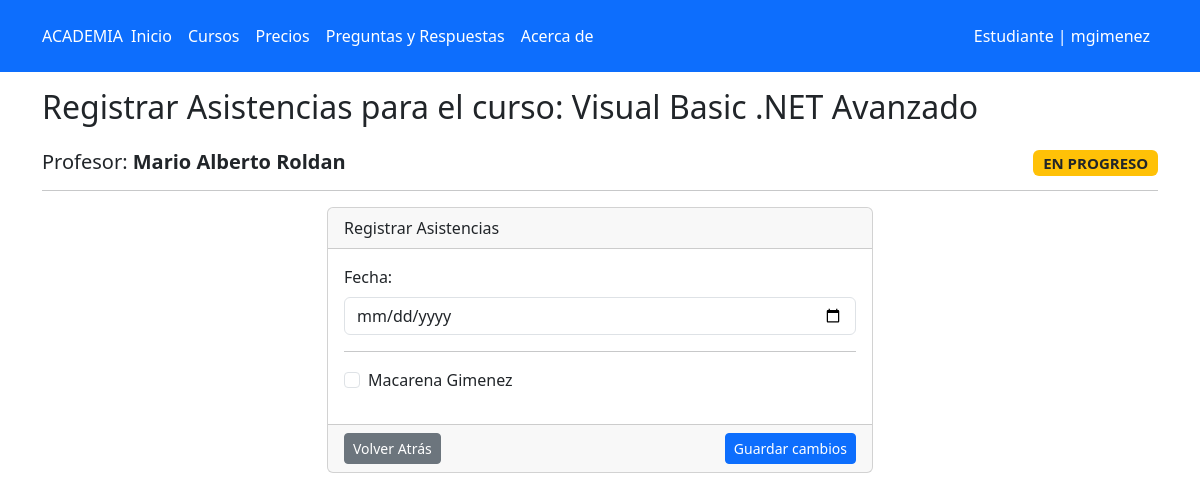
Screenshot of /course/11/add_attendance/ (signed in) with the database file from the repository.
### core/models.py (models this page shows, shortened)
class Course(models.Model):
    STATUS_CHOICES = (
        ('I', 'En etapa de inscripción'),
        ('P', 'En progreso'),
        ('F', 'Finalizado'),
    )
    name = models.CharField(max_length=90, verbose_name='Nombre')
    description = models.TextField(blank=True, null=True, verbose_name='Descripción')
    teacher = models.ForeignKey(User, on_delete=models.CASCADE, limit_choices_to={'groups__name': 'profesores'}, verbose_name='Profesor')
    class_quantity = models.PositiveIntegerField(default=0, verbose_name='Cantidad de clases')
    status = models.CharField(max_length=1, choices=STATUS_CHOICES, default='I', verbose_name='Estado')
    class Meta:
        verbose_name = 'Curso'
        verbose_name_plural = 'Cursos'

class Registration(models.Model):
    course = models.ForeignKey(Course, on_delete=models.CASCADE, verbose_name='Curso')
    student = models.ForeignKey(User, on_delete=models.CASCADE, related_name='students_registration', limit_choices_to={'groups__name': 'estudiantes'}, verbose_name='Estudiante')
    enabled = models.BooleanField(default=True, verbose_name='Alumno Regular')
    class Meta:
        verbose_name = 'Inscripción'
        verbose_name_plural = 'Inscripciones'

### core/views.py (the view, shortened to what this page needs)
# urls.py: path('course/<int:course_id>/add_attendance/', login_required(AddAttendanceView.as_view()), name='add_attendance'),
@add_group_name_to_context
class AddAttendanceView(TemplateView):
    template_name = 'add_attendance.html'
    def get_context_data(self, **kwargs):
        context = super().get_context_data(**kwargs)
        course_id = kwargs['course_id']
        course = Course.objects.get(id=course_id)
        registrations = Registration.objects.filter(course=course)
        context['course'] = course
        context['registrations'] = registrations
        return context

### core/views.py (called while the page is built)
def plural_to_singular(plural):
    plural_singular = {
        "estudiantes": "estudiante",
        "profesores": "profesor",
        "preceptores": "preceptor",
        "administrativos": "administrativo",
    }
    return plural_singular.get(plural, "error")

def get_group_and_color(user):
    group = user.groups.first()
    group_id = None
    group_name = None
    group_name_singular = None
    color = None
    if group:
        if group.name == 'estudiantes':
            color = 'bg-primary'
        elif group.name == 'profesores':
            color = 'bg-success'
        elif group.name == 'preceptores':
            color = 'bg-secondary'
        elif group.name == 'administrativos':
            color = 'bg-danger'
        group_id = group.id
        group_name = group.name
        group_name_singular = plural_to_singular(group.name)
    return group_id, group_name, group_name_singular, color

def add_group_name_to_context(view_class):
    original_dispatch = view_class.dispatch
    def dispatch(self, request, *args, **kwargs):
        user = self.request.user
        group_id, group_name, group_name_singular, color = get_group_and_color(user)
        context = {
            'group_name': group_name,
            'group_name_singular': group_name_singular,
            'color': color
        }
        self.extra_context = context
        return original_dispatch(self, request, *args, **kwargs)
    view_class.dispatch = dispatch
    return view_class

### templates/add_attendance.html (shortened to what this page needs)
{% extends 'base.html' %}
{% block content %}
<div class="container mt-3">
    <h2 class="mb-4">Registrar Asistencias para el curso: {{ course.name }}</h2>
    <h5>
        Profesor: <strong>{{ course.teacher.get_full_name }}</strong>
        {% if course.status == 'I' %}
            <span class="badge bg-success float-end">EN ETAPA DE INSCRIPCION</span>
        {% elif course.status == 'P' %}
            <span class="badge bg-warning text-dark float-end">EN PROGRESO</span>
        {% elif course.status == 'F' %}
            <span class="badge bg-danger float-end">FINALIZADO</span>
        {% endif %}
    </h5>
    <hr>
    <form action="{% url 'add_attendance' course.id %}" method="post">
        <div class="row">
            <div class="col-6 mx-auto">
                <div class="card">
                    <div class="card-header">
                        Registrar Asistencias
                    </div>
                    <div class="card-body">
                        <div class="mb-3">
                            <label class="form-label" for="date">Fecha:</label>
                            <input class="form-control" type="date" name="date" id="date" required>
                        </div>
                        <hr>
                        {% for registration in registrations %}
                            <div class="mb-3">
                                <div class="form-check">
                                    <input class="form-check-input" type="checkbox" name="attendance_{{ registration.student.id }}" id="{{ registration.student.id }}_present">
                                    <label for="{{ registration.student.id }}_present">{{ registration.student.get_full_name }}</label>
                                </div>
                            </div>
                        {% endfor %}
                    </div>
                    <div class="card-footer text-body-secondary">
                        <a class="btn btn-sm btn-secondary" href="{% url 'list_attendance' course.id %}">Volver Atrás</a>
                        <button class="btn btn-sm btn-primary float-end" type="submit">Guardar cambios</button>
                    </div>
                </div>
            </div>
        </div>
    </form>
</div>
{% endblock %}

### templates/header.html
{% if user.is_authenticated %}
    {% if group_name == 'estudiantes' %}
        <header class="p-3 text-bg-dark bg-primary">
    {% elif group_name == 'profesores' %}
        <header class="p-3 text-bg-dark bg-success">
    {% elif group_name == 'preceptores' %}
        <header class="p-3 text-bg-dark bg-secondary">
    {% elif group_name == 'administrativos' %}
        <header class="p-3 text-bg-dark bg-danger">
    {% endif %}
{% else %}
    <header class="p-3 text-bg-dark bg-primary">
{% endif %}
<div class="container">
    <div class="d-flex flex-wrap align-items-center justify-content-center justify-content-lg-start">
        <a href="{% url 'home' %}" class="d-flex align-items-center mb-2 mb-lg-0 text-white text-decoration-none">
            ACADEMIA
        </a>
        {% if user.is_authenticated %}
            {% if group_name == 'estudiantes' %}
                <ul class="nav col-12 col-lg-auto me-lg-auto mb-2 justify-content-center mb-md-0 bg-primary">
            {% elif group_name == 'profesores' %}
                <ul class="nav col-12 col-lg-auto me-lg-auto mb-2 justify-content-center mb-md-0 bg-success">
            {% elif group_name == 'preceptores' %}
                <ul class="nav col-12 col-lg-auto me-lg-auto mb-2 justify-content-center mb-md-0 bg-secondary">
            {% elif group_name == 'administrativos' %}
                <ul class="nav col-12 col-lg-auto me-lg-auto mb-2 justify-content-center mb-md-0 bg-danger">
            {% endif %}
        {% else %}
            <ul class="nav col-12 col-lg-auto me-lg-auto mb-2 justify-content-center mb-md-0 bg-primary">
        {% endif %}
        <li><a href="{% url 'home' %}" class="nav-link px-2 text-white">Inicio</a></li>
        <li><a href="{% url 'courses' %}" class="nav-link px-2 text-white">Cursos</a></li>
        {% if not user.is_authenticated or group_name == 'estudiantes' %}
            <li><a href="{% url 'pricing' %}" class="nav-link px-2 text-white">Precios</a></li>
            <li><a href="#" class="nav-link px-2 text-white">Preguntas y Respuestas</a></li>
            <li><a href="#" class="nav-link px-2 text-white">Acerca de</a></li>
        {% endif %}
        </ul>
        <div class="text-end">
            {% if user.is_authenticated %}
                <li style="list-style-type: none;">
                    <a class="nav-link px-2 text-white" href="{% url 'profile' %}">{{ group_name_singular|capfirst }}
                        | {{ user.username }}</a>
                </li>
            {% else %}
                <a class="btn btn-outline-light me-2" href="{% url 'custom_login' %}">Iniciar Sesión</a>
                <a class="btn btn-warning" href="{% url 'register' %}">Registrarse</a>
            {% endif %}
        </div>
    </div>
</div>
</header>

### rows the page displays
Course: name "Visual Basic .NET Avanzado", teacher.get_full_name "Mario Alberto Roldan"
Registration: student.get_full_name "Macarena Gimenez"

### other values shown
{{ group_name_singular|capfirst }} "Estudiante"
{{ user.username }} "mgimenez"
